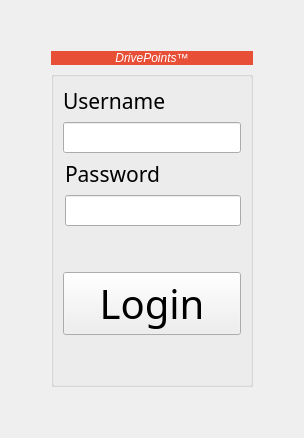
      <widget class="QWidget" name="login_page">
       <property name="sizeIncrement">
        <size>
         <width>1</width>
         <height>1</height>
        </size>
       </property>
       <layout class="QGridLayout" name="gridLayout_4">
        <item row="2" column="1" colspan="2">
         <widget class="QGroupBox" name="groupBox">
          <property name="sizePolicy">
           <sizepolicy hsizetype="Fixed" vsizetype="Fixed">
            <horstretch>0</horstretch>
            <verstretch>0</verstretch>
           </sizepolicy>
          </property>
          <property name="sizeIncrement">
           <size>
            <width>1</width>
            <height>1</height>
           </size>
          </property>
          <property name="baseSize">
           <size>
            <width>300</width>
            <height>250</height>
           </size>
          </property>
          <property name="layoutDirection">
           <enum>Qt::LeftToRight</enum>
          </property>
          <property name="styleSheet">
           <string notr="true"/>
          </property>
          <property name="title">
           <string/>
          </property>
          <property name="alignment">
           <set>Qt::AlignCenter</set>
          </property>
          <layout class="QVBoxLayout" name="verticalLayout_3">
           <item>
            <layout class="QVBoxLayout" name="verticalLayout_2">
             <item>
              <widget class="QLabel" name="label_Username_2">
               <property name="enabled">
                <bool>true</bool>
               </property>
               <property name="sizePolicy">
                <sizepolicy hsizetype="Preferred" vsizetype="Preferred">
                 <horstretch>4</horstretch>
                 <verstretch>1</verstretch>
                </sizepolicy>
               </property>
               <property name="minimumSize">
                <size>
                 <width>45</width>
                 <height>0</height>
                </size>
               </property>
               <property name="font">
                <font>
                 <family>Aganè S</family>
                 <pointsize>16</pointsize>
                 <weight>50</weight>
                 <italic>false</italic>
                 <bold>false</bold>
                </font>
               </property>
               <property name="text">
                <string>Username</string>
               </property>
              </widget>
             </item>
             <item>
              <widget class="QLineEdit" name="lineEdit_Username_2">
               <property name="sizePolicy">
                <sizepolicy hsizetype="Preferred" vsizetype="Preferred">
                 <horstretch>4</horstretch>
                 <verstretch>1</verstretch>
                </sizepolicy>
               </property>
               <property name="font">
                <font>
                 <pointsize>14</pointsize>
                </font>
               </property>
               <property name="alignment">
                <set>Qt::AlignLeading|Qt::AlignLeft|Qt::AlignVCenter</set>
               </property>
              </widget>
             </item>
            </layout>
           </item>
           <item>
            <layout class="QVBoxLayout" name="youDick_2">
             <property name="leftMargin">
              <number>2</number>
             </property>
             <item>
              <widget class="QLabel" name="label_Password_2">
               <property name="sizePolicy">
                <sizepolicy hsizetype="Preferred" vsizetype="Preferred">
                 <horstretch>4</horstretch>
                 <verstretch>1</verstretch>
                </sizepolicy>
               </property>
               <property name="minimumSize">
                <size>
                 <width>45</width>
                 <height>0</height>
                </size>
               </property>
               <property name="font">
                <font>
                 <family>Aganè S</family>
                 <pointsize>16</pointsize>
                 <weight>50</weight>
                 <italic>false</italic>
                 <bold>false</bold>
                </font>
               </property>
               <property name="text">
                <string>Password</string>
               </property>
              </widget>
             </item>
             <item>
              <widget class="QLineEdit" name="lineEdit_Password_2">
               <property name="sizePolicy">
                <sizepolicy hsizetype="Preferred" vsizetype="Preferred">
                 <horstretch>4</horstretch>
                 <verstretch>1</verstretch>
                </sizepolicy>
               </property>
               <property name="font">
                <font>
                 <pointsize>14</pointsize>
                </font>
               </property>
               <property name="echoMode">
                <enum>QLineEdit::Password</enum>
               </property>
               <property name="alignment">
                <set>Qt::AlignLeading|Qt::AlignLeft|Qt::AlignVCenter</set>
               </property>
              </widget>
             </item>
            </layout>
           </item>
           <item>
            <spacer name="verticalSpacer_4">
             <property name="orientation">
              <enum>Qt::Vertical</enum>
             </property>
             <property name="sizeHint" stdset="0">
              <size>
               <width>20</width>
               <height>40</height>
              </size>
             </property>
            </spacer>
           </item>
           <item>
            <widget class="QPushButton" name="pushButton_Login_2">
             <property name="sizePolicy">
              <sizepolicy hsizetype="Preferred" vsizetype="Preferred">
               <horstretch>1</horstretch>
               <verstretch>1</verstretch>
              </sizepolicy>
             </property>
             <property name="minimumSize">
              <size>
               <width>80</width>
               <height>16</height>
              </size>
             </property>
             <property name="baseSize">
              <size>
               <width>80</width>
               <height>16</height>
              </size>
             </property>
             <property name="font">
              <font>
               <family>AXIS Extra Bold</family>
               <pointsize>-1</pointsize>
               <weight>10</weight>
               <italic>false</italic>
               <bold>false</bold>
              </font>
             </property>
             <property name="layoutDirection">
              <enum>Qt::LeftToRight</enum>
             </property>
             <property name="styleSheet">
              <string notr="true">font-size : 40px</string>
             </property>
             <property name="text">
              <string>Login</string>
             </property>
            </widget>
           </item>
           <item>
            <spacer name="verticalSpacer_3">
             <property name="orientation">
              <enum>Qt::Vertical</enum>
             </property>
             <property name="sizeHint" stdset="0">
              <size>
               <width>20</width>
               <height>40</height>
              </size>
             </property>
            </spacer>
           </item>
          </layout>
         </widget>
        </item>
        <item row="0" column="1">
         <spacer name="verticalSpacer_2">
          <property name="orientation">
           <enum>Qt::Vertical</enum>
          </property>
          <property name="sizeHint" stdset="0">
           <size>
            <width>20</width>
            <height>40</height>
           </size>
          </property>
         </spacer>
        </item>
        <item row="3" column="2">
         <spacer name="verticalSpacer">
          <property name="orientation">
           <enum>Qt::Vertical</enum>
          </property>
          <property name="sizeHint" stdset="0">
           <size>
            <width>20</width>
            <height>40</height>
           </size>
          </property>
         </spacer>
        </item>
        <item row="2" column="0">
         <spacer name="horizontalSpacer">
          <property name="orientation">
           <enum>Qt::Horizontal</enum>
          </property>
          <property name="sizeType">
           <enum>QSizePolicy::MinimumExpanding</enum>
          </property>
          <property name="sizeHint" stdset="0">
           <size>
            <width>40</width>
            <height>20</height>
           </size>
          </property>
         </spacer>
        </item>
        <item row="2" column="3">
         <spacer name="horizontalSpacer_2">
          <property name="orientation">
           <enum>Qt::Horizontal</enum>
          </property>
          <property name="sizeType">
           <enum>QSizePolicy::MinimumExpanding</enum>
          </property>
          <property name="sizeHint" stdset="0">
           <size>
            <width>40</width>
            <height>20</height>
           </size>
          </property>
         </spacer>
        </item>
        <item row="1" column="1" colspan="2">
         <widget class="QLabel" name="logo">
          <property name="styleSheet">
           <string notr="true">font: 81 52px &quot;AXIS Extra Bold&quot;;
font-style: italic; 
background-color : #E84F37;
color : white;</string>
          </property>
          <property name="text">
           <string>DrivePoints™</string>
          </property>
          <property name="alignment">
           <set>Qt::AlignCenter</set>
          </property>
         </widget>
        </item>
       </layout>
      </widget>
